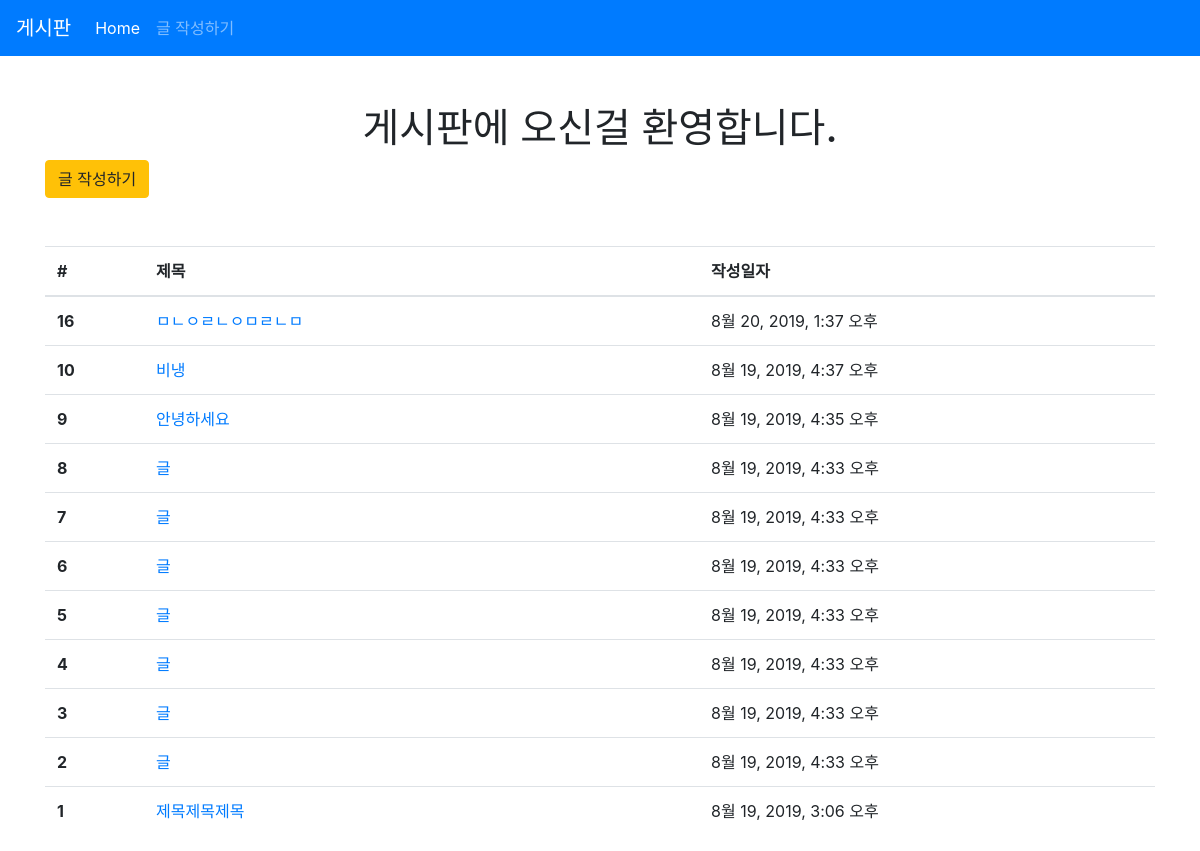
/articles/, run on an earlier commit of the app's database.
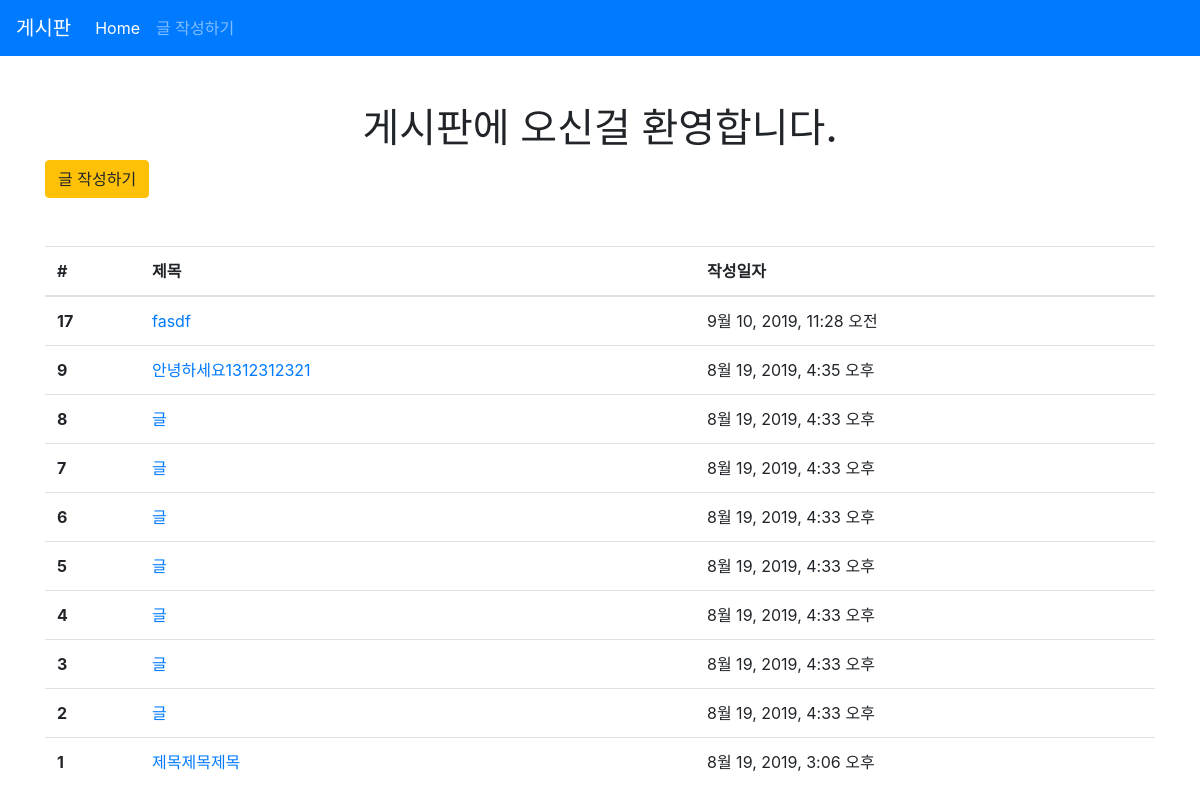
And on a later commit of the database.
### articles/models.py (models this page shows, shortened)
class Article(models.Model):
    title = models.CharField(max_length=10)
    content = models.TextField()
    created_at = models.DateTimeField(auto_now_add=True)
    updated_at = models.DateTimeField(auto_now=True)

### articles/views.py (the view)
# urls.py: path('', views.index, name='index'),
def index(request):
    articles = Article.objects.order_by('-id')
    context = {
        'articles': articles
    }
    return render(request, 'articles/index.html', context)

### articles/templates/articles/index.html (shortened to what this page needs)
{% extends 'articles/base.html' %}
{% block body %}
  <h1 class="text-center">게시판에 오신걸 환영합니다.</h1>
  <a href="{% url 'articles:create' %}" class="btn btn-warning">글 작성하기</a>
  <table class="table mt-5">
    <thead>
      <tr>
        <th scope="col">#</th>
        <th scope="col">제목</th>
        <th scope="col">작성일자</th>
      </tr>
    </thead>
    <tbody>
      {% for article in articles %}
      <tr>
        <th scope="row">{{ article.id }}</th>
        <td>
          <a href="{% url 'articles:detail' article.pk %}">
              {{ article.title }}
          </a>
        </td>
        <td>{{ article.created_at }}</td>
      </tr>
      {% endfor %}
    </tbody>
  </table>
{% endblock %}

What changed in the data, as far as the page shows it:
removed Article: id "16", title "ㅁㄴㅇㄹㄴㅇㅁㄹㄴㅁ", created_at "8월 20, 2019, 1:37 오후"
removed Article: id "10", title "비냉", created_at "8월 19, 2019, 4:37 오후"
added Article: id "17", title "fasdf", created_at "9월 10, 2019, 11:28 오전"
changed Article id 9: title "안녕하세요" → "안녕하세요1312312321"
